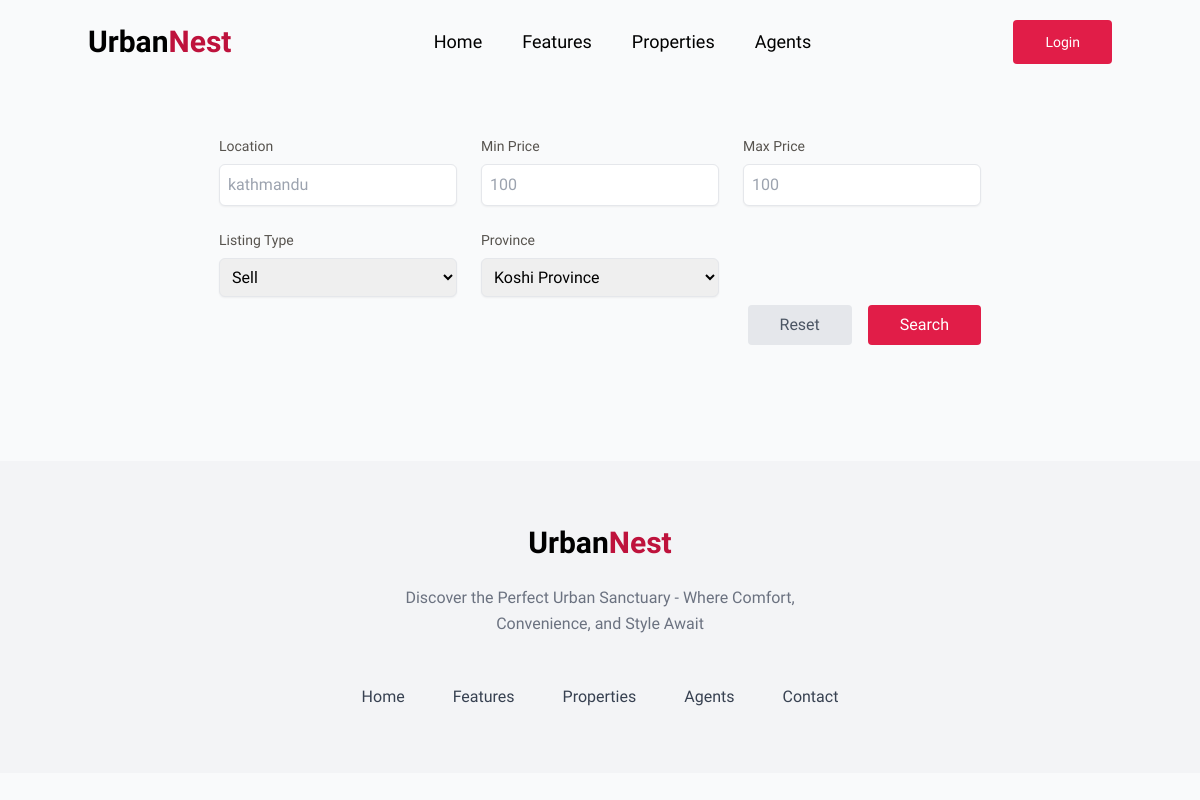
The page /property/ on the database as committed earlier.
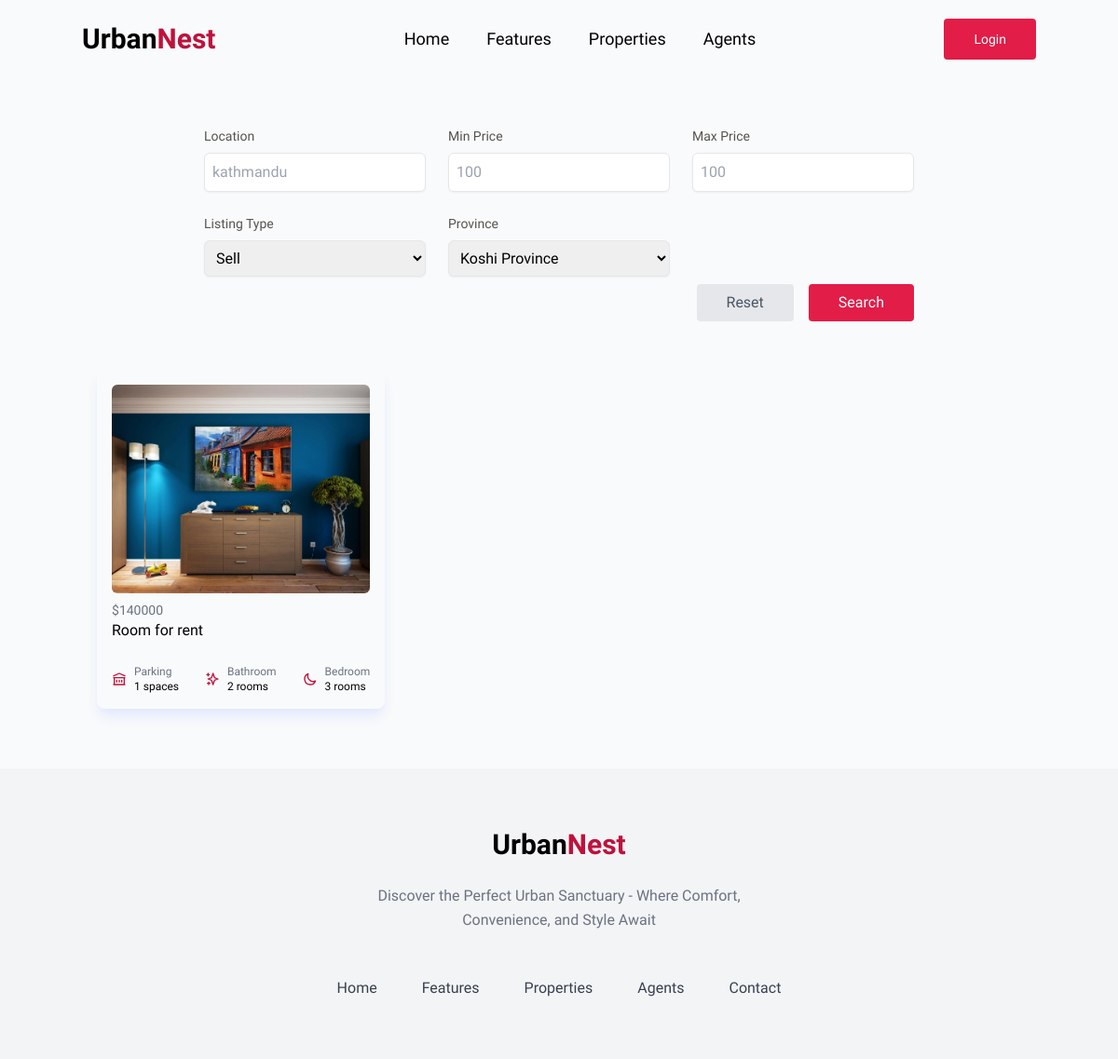
The same page on the database as committed later.
### spacenest/models.py (models this page shows, shortened)
class Property(models.Model):
    PROVINCE_CHOICES = [
        ("koshi", _("Koshi Province")),
        ("madhesh", _("Madhesh Province")),
        ("bagmati", _("Bagmati Province")),
        ("gandaki", _("Gandaki Province")),
        ("lumbini", _("Lumbini Province")),
        ("karnali", _("Karnali Province")),
        ("sudurpashchim", _("Sudurpashchim Province")),
    ]
    LISTING_TYPE_CHOICES = [
        ("sell", _("Sell")),
        ("rent", _("Rent")),
    ]
    id = models.CharField(
        _("ID"), primary_key=True, max_length=22, default=shortuuid.uuid, editable=False
    )
    name = models.CharField(_("Property Name"), max_length=200)
    location = models.CharField(_("Location"), max_length=200)
    province = models.CharField(_("Province"), max_length=200, choices=PROVINCE_CHOICES)
    listing_type = models.CharField(
        _("Listing Type"), max_length=20, choices=LISTING_TYPE_CHOICES
    )
    description = models.TextField(_("Description"))
    price = models.PositiveIntegerField(_("Price"))
    property_image = models.ImageField(
        _("Property Image"),
        upload_to="property/",
        default="property/default.jpg",
        null=True,
        blank=True,
    )
    owner = models.ForeignKey(User, on_delete=models.CASCADE, verbose_name=_("Owner"))
    parking = models.PositiveIntegerField(_("Parking Space"), default=0)
    bathroom = models.PositiveIntegerField(_("Bathroom"), default=0)
    bedroom = models.PositiveIntegerField(_("Bedroom"), default=0)
    class Meta:
        verbose_name_plural = "Properties"

### spacenest/views.py (the view)
# urls.py: path("property/", property, name="property"),
def property(request):
    properties = Property.objects.all()
    context = {"properties": properties}
    return render(request, "spacenest/properties.html", context)

### spacenest/templates/spacenest/properties.html (shortened to what the changed rows need)
{% extends "main.html" %} {% block content %} {% load static %}
<section class="container mx-auto mt-5 mb-16">
  <div class="grid lg:grid-cols-3 gap-8 px-4 my-5">
    {% for property in properties %}
    <a href="#" class="block rounded-lg p-4 shadow-lg shadow-indigo-100">
      <img alt="" src="{{property.property_image.url}}" class="h-56 w-full rounded-md object-cover" />
      <div class="mt-2">
        <dl>
          <div>
            <dd class="text-sm text-gray-500">${{property.price}}</dd>
          </div>
          <div>
            <dd class="font-medium">{{property.name}}</dd>
          </div>
        </dl>
        <div class="mt-6 flex items-center justify-between text-xs">
          <div class="sm:inline-flex sm:shrink-0 sm:items-center sm:gap-2">
            <svg class="size-4 text-rose-700" xmlns="http://www.w3.org/2000/svg" fill="none" viewBox="0 0 24 24"
              stroke="currentColor">
              <path stroke-linecap="round" stroke-linejoin="round" stroke-width="2"
                d="M8 14v3m4-3v3m4-3v3M3 21h18M3 10h18M3 7l9-4 9 4M4 10h16v11H4V10z" />
            </svg>
            <div class="mt-1.5 sm:mt-0">
              <p class="text-gray-500">Parking</p>
              <p class="font-medium">{{property.parking}} spaces</p>
            </div>
          </div>
          <div class="sm:inline-flex sm:shrink-0 sm:items-center sm:gap-2">
            <svg class="size-4 text-rose-700" xmlns="http://www.w3.org/2000/svg" fill="none" viewBox="0 0 24 24"
              stroke="currentColor">
              <path stroke-linecap="round" stroke-linejoin="round" stroke-width="2"
                d="M5 3v4M3 5h4M6 17v4m-2-2h4m5-16l2.286 6.857L21 12l-5.714 2.143L13 21l-2.286-6.857L5 12l5.714-2.143L13 3z" />
            </svg>
            <div class="mt-1.5 sm:mt-0">
              <p class="text-gray-500">Bathroom</p>
              <p class="font-medium">{{property.bathroom}} rooms</p>
            </div>
          </div>
          <div class="sm:inline-flex sm:shrink-0 sm:items-center sm:gap-2">
            <svg class="size-4 text-rose-700" xmlns="http://www.w3.org/2000/svg" fill="none" viewBox="0 0 24 24"
              stroke="currentColor">
              <path stroke-linecap="round" stroke-linejoin="round" stroke-width="2"
                d="M20.354 15.354A9 9 0 018.646 3.646 9.003 9.003 0 0012 21a9.003 9.003 0 008.354-5.646z" />
            </svg>
            <div class="mt-1.5 sm:mt-0">
              <p class="text-gray-500">Bedroom</p>
              <p class="font-medium">{{property.bedroom}} rooms</p>
            </div>
          </div>
        </div>
      </div>
    </a>
    {% endfor %}
  </div>
</section>
{% endblock content %}

Rows that differ between the two databases and show on the page:
added Property: property_image (picture), price "140000", name "Room for rent", parking "1", bathroom "2", bedroom "3"
